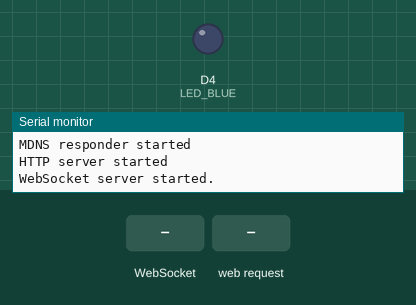
The sketch below on a simulated ESP8266 (NodeMCU). Parts: output pins drawn as LEDs (lit = HIGH), the last lines printed to the serial monitor. The inputs (shaded band) are chosen by the test bench. WiFi joins after 1.5 s; servers stay silent unless stated.

Above: at 2.7 s.
2.8 s: WebSocket text "false" received
At 4.0 s:
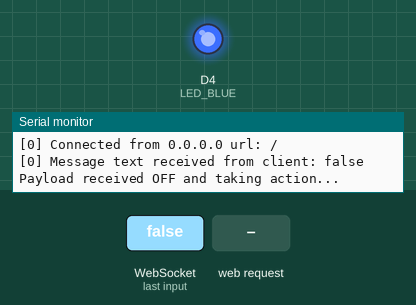
4.3 s: HTTP request GET /toggle received
At 5.1 s:
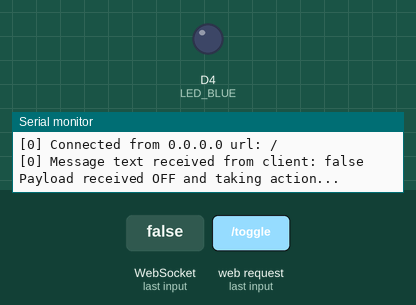
5.8 s: HTTP request GET / received
At 6.2 s:
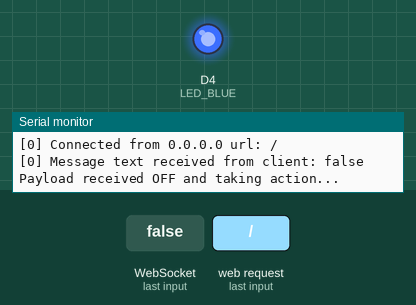
Timing chart, 0 to 12.3 s (numbered marks = the images above; inputs shaded):
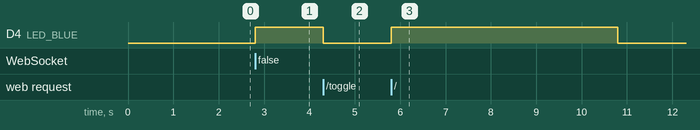

The sketch:

Server-testing-8266.ino
```cpp
#include <ArduinoJson.h>

#include <ESP8266WiFi.h>
#include <WiFiClient.h>
#include <ESP8266WebServer.h>
#include <ESP8266mDNS.h>

#ifndef DEBUG_WEBSOCKETS
#define DEBUG_WEBSOCKETS(...)
#define NODEBUG_WEBSOCKETS
#endif


#include <WebSocketsServer.h>

#ifndef STASSID
#define STASSID "SSID"
#define STAPSK  "******"
#endif
#define LED_RED D0
#define LED_BLUE D4

const char* ssid = STASSID;
const char* password = STAPSK;

ESP8266WebServer server(80);
WebSocketsServer webSocket(81);

//Functions prototypes
void sendToSocketClient(uint8_t,  String);
void processAction(int);
String castStringFromPayload(uint8_t*, size_t);
boolean getLedStatus();
String createResponseJson(bool,String);

static const char PROGMEM INDEX_HTML[] = R"===(
<!DOCTYPE html>
<html lang="en">

<head>
    <meta charset="UTF-8">
    <meta name="viewport" content="width=1024, initial-scale=1.0">
    <meta http-equiv="X-UA-Compatible" content="ie=edge">
    <title>ESP8266 Test System</title>

    <!--CDNS-->
    <link rel="stylesheet" href="https://stackpath.bootstrapcdn.com/bootstrap/4.3.1/css/bootstrap.min.css" integrity="sha384-ggOyR0iXCbMQv3Xipma34MD+dH/1fQ784/j6cY/iJTQUOhcWr7x9JvoRxT2MZw1T"
        crossorigin="anonymous">


</head>

<body>
    <div class="container">
        <div class="header">
            <p>Aqui va el header</p>
            <h1>TESTEO PARA EL ESP8266</h1>
        </div>
        <div class="main">
            <div class="row" style="text-align:center">
                <button type="button" class="btn btn-primary" style="border-radius: 50%; width: 300px; height: 300px" onclick="toggleLEd()">Toogle LED</button>
            </div>
            <div class="row">
                <p>LED VALUE: </p>
                <p id="ledValue" style="background: red"></p>
            </div>

            <p> el main content</p>
        </div>
        <div class=""></div>
        <p>
            CONTAINER
        </p>
    </div>
    <div class="footer"></div>
</body>

<!--Funcion para el manejo de WebSockets-->
<script>
    var operation = {};
    var ledState = 'OFF';
    var ledValueElement = document.getElementById('ledValue');
    operation.socket = new WebSocket('ws://' + location.hostname + ':81/', ['arduino']);
    //operation.socket = new WebSocket('ws://' + '192.168.31.66' + ':81/', ['arduino']);

    operation.socket.onopen = function () {
        operation.socket.send('Connected  -  ' + new Date());
    }
    operation.socket.onmessage = function (event) {
        console.log('Server (incomming): ', event.data);
        var payload = JSON.parse(event.data);
        console.log(ledValueElement.innerHTML);
        ledValueElement.innerHTML = payload.status;


    }
    operation.socket.onerror = function (error) {
        console.log('WebSocket Error!!!', error);
    }


    function toggleLEd() {
        var ledValueElement = document.getElementById('ledValue');
        var value = ledValueElement.innerText;
        console.log('Capturing value innerText: ',value);
        switch (value) {
            case 'true':
            sendToSocket(false);
                break;
            case 'false':
            sendToSocket(true);
                break;
            default:
            sendToSocket(true);
            break;


        }

    }
    function sendToSocket(value) {
        console.log('Client (sending): ' + value);
        operation.socket.send(value);
    }
</script>


</html>
)===";


void handleRoot() {
  digitalWrite(LED_BLUE, 1);
  delay(5000);
  server.send(200, "text/plain", "hello from esp8266!");
  digitalWrite(LED_BLUE, 0);
}

void indexPage(){
  server.send_P(200, "text/html", INDEX_HTML);
}

void toggleLed(){
  digitalWrite(LED_BLUE,!digitalRead(LED_BLUE));
  server.send(200, "text/plain", "OK");
}

void handleNotFound() {
  digitalWrite(LED_BLUE, 1);
  String message = "File Not Found\n\n";
  message += "URI: ";
  message += server.uri();
  message += "\nMethod: ";
  message += (server.method() == HTTP_GET) ? "GET" : "POST";
  message += "\nArguments: ";
  message += server.args();
  message += "\n";
  for (uint8_t i = 0; i < server.args(); i++) {
    message += " " + server.argName(i) + ": " + server.arg(i) + "\n";
  }
  server.send(404, "text/plain", message);
  digitalWrite(LED_BLUE, 0);
}


void serverRouting(){
    server.on("/", handleRoot);
  server.on("/toggle", toggleLed);
  server.on("/testing", indexPage);
  server.on("/inline", []() {
    server.send(200, "text/plain", "this works as well");
  });

  server.onNotFound(handleNotFound);

}

void webSocketEvent(uint8_t num, WStype_t type, uint8_t * payload, size_t lenght) { // When a WebSocket message is received
  switch (type) {
    case WStype_DISCONNECTED:             // if the websocket is disconnected
      Serial.printf("[%u] Disconnected!\n", num);
      break;
    case WStype_CONNECTED: {              // if a new websocket connection is established
        IPAddress ip = webSocket.remoteIP(num);
        Serial.printf("Payload: %s\n", payload);

        Serial.printf("[%u] Connected from %d.%d.%d.%d url: %s\n", num, ip[0], ip[1], ip[2], ip[3], payload);

        sendToSocketClient(num,createResponseJson(getLedStatus(),"Connected..."));

      }
      break;
    case WStype_TEXT:                     // if new text data is received
      Serial.printf("[%u] Message text received from client: %s\n", num, payload);

      String value = castStringFromPayload(payload, lenght);

      if (value == "true") {

        Serial.print("Payload received ON and taking action...");

        sendToSocketClient(num,createResponseJson(true,"Processing request..."));

        processAction(HIGH);

        sendToSocketClient(num,"{\"status\": true, \"message\": \"Done...\"}");
      } else if (value == "false") {

        Serial.print("Payload received OFF and taking action...");
        sendToSocketClient(num,"{\"status\": false, \"message\": \"Processing request...\"}");
        processAction(LOW);
        sendToSocketClient(num,"{\"status\": false, \"message\": \"\"}");
        sendToSocketClient(num,"{\"status\": false, \"message\": \"Done...\"}");
      }
      break;
  }
}

String createResponseJson(bool statusLed,String message){
  DynamicJsonDocument  doc(200);
  String jsonSerialized = "";
  doc["status"] = statusLed;
  doc["message"] = message;
  serializeJson(doc,jsonSerialized);
  return jsonSerialized;
}

void processAction(int action){
  if(action){
    digitalWrite(LED_BLUE, LOW); // inverse because that led are inverted polarity

  }else{
    digitalWrite(LED_BLUE, HIGH);
  }

}

boolean getLedStatus(){
  return digitalRead(LED_BLUE)==1 ? false: true;
}

void sendToSocketClient(uint8_t num, String information){

webSocket.sendTXT(num, information);

}

String castStringFromPayload(uint8_t* payload, size_t lenght){
  String dato = "";
  for(int i = 0; i< lenght ;i++){
    dato += ((char)payload[i]);
  }
  return dato;
}


void startHttpServer(){
   serverRouting();
   server.begin();
  Serial.println("HTTP server started");
}

void startWebSocket() { // Start a WebSocket server
  webSocket.begin();                          // start the websocket server
  webSocket.onEvent(webSocketEvent);          // if there's an incomming websocket message, go to function 'webSocketEvent'
  Serial.println("WebSocket server started.");
}

void setup(void) {
  pinMode(LED_BLUE, OUTPUT);
  digitalWrite(LED_BLUE, 0);
  Serial.begin(115200);
  delay(50); // Espero la inicializacion del puerto serial para evitar caracteres
  WiFi.mode(WIFI_STA);
  WiFi.begin(ssid, password);
  Serial.println("");


  // Wait for connection
  while (WiFi.status() != WL_CONNECTED) {
    delay(500);
    Serial.print(".");
  }
  Serial.println("");
  Serial.print("Connected to ");
  Serial.println(ssid);
  Serial.print("IP address: ");
  Serial.println(WiFi.localIP());

  if (MDNS.begin("esp8266")) {
    Serial.println("MDNS responder started");
  }
 startHttpServer();

  startWebSocket();
}

void loop(void) {
  server.handleClient();

  if(WiFi.status() == WL_CONNECTED) {
      webSocket.loop();
    } else {
      webSocket.disconnect();
    }

  MDNS.update();
}
```

Measured:
- after the input at 2.8 s, D4 (LED_BLUE): LOW → HIGH at once
- after the input at 4.3 s, D4 (LED_BLUE): HIGH → LOW at once
- after the input at 5.8 s, D4 (LED_BLUE): LOW → HIGH at once, → LOW 5.0 s later
